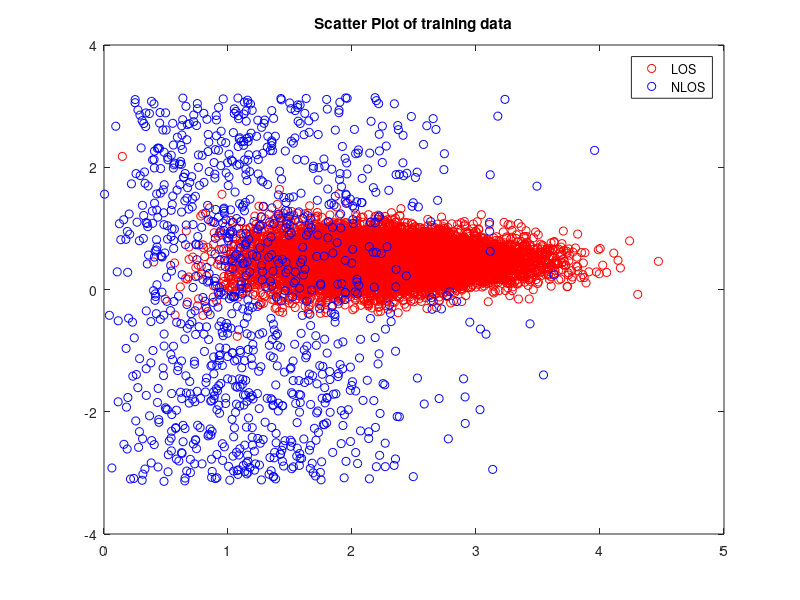

Write MATLAB code to recreate this figure. (Note: this script raises an error after producing the figure.)
close all;
clc;


load('data_5_1.mat');



%1.) Scatter Plot:
figure;
plot(LOS_train(1,:), LOS_train(2,:), 'r o');
hold on;
plot(NLOS_train(1,:), NLOS_train(2,:), 'b o');

legend('LOS', 'NLOS');
title('Scatter Plot of training data');

%%

% 2.) Max Likelyhood estimation
x1NLOS = NLOS_train(1,:);
ray_sigma = sqrt(sum(x1NLOS.^2)/(2*length(x1NLOS)));

x1LOS = LOS_train(1,:);
[rice_pdf, x_rice] = ksdensity(x1LOS);


x_ray = linspace(-1, 5, 50);
ray_pdf = x_ray ./ (ray_sigma.^2) .* exp(-x_ray.^2./(2*ray_sigma.^2));


%%

% 3.)

[Nrice,Xrice] = hist(LOS_train(1,:), 100);
[Nray,Xray] = hist(NLOS_train(1,:), 100);

%Nrice = Nrice ./ (sum(Nrice)*(Xrice(end)-Xrice(1)));
%Nray = Nray ./ (sum(Nray)*(Xray(end)-Xray(1)));

figure;
bar(Xrice, Nrice, 'r');
hold on;
bar(Xray, Nray, 'b');

%%